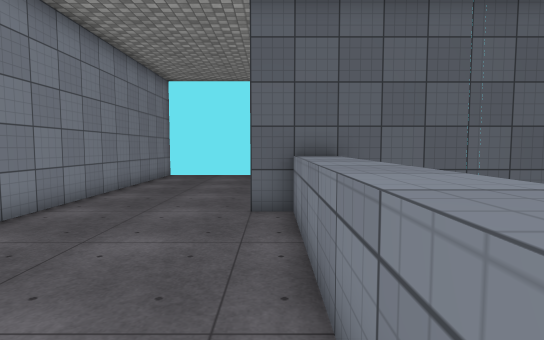
[1] (above)

16 first-person views from a walk through a Unity game level. The camera is 1.5 m above the floor, tilts 4° down and sees 80° across. Doors are open. The floor is counted in squares, 1 m on a side. Each view is taken from the middle of a square. On the plan, view 1 faces up. The plan holds only what a view shows up to about 15 squares ahead; the rest is blank. The player character is not drawn. Surface patterns are stand-ins for the level's own textures.

[2]
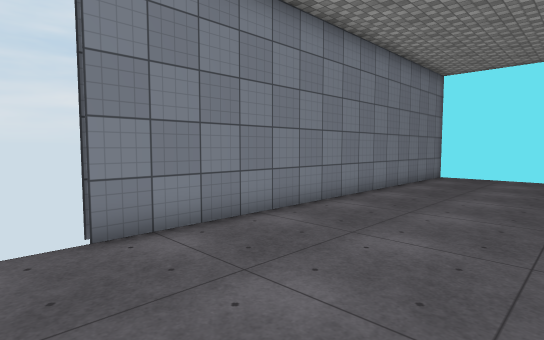

[3]
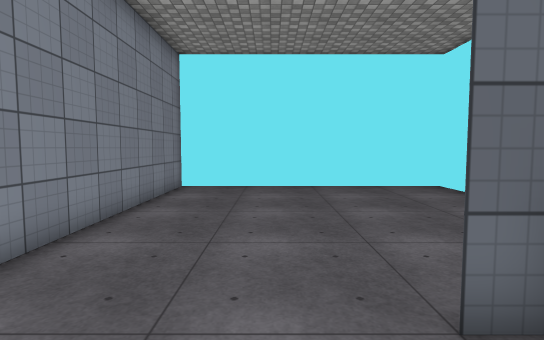

[4]
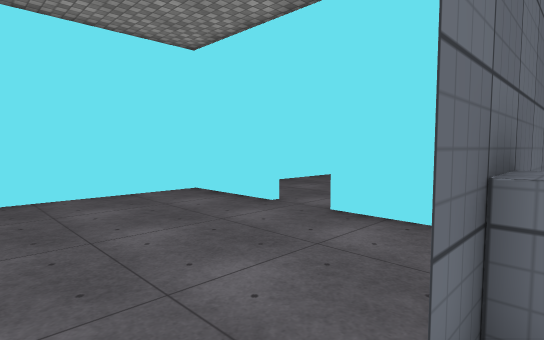

[5]
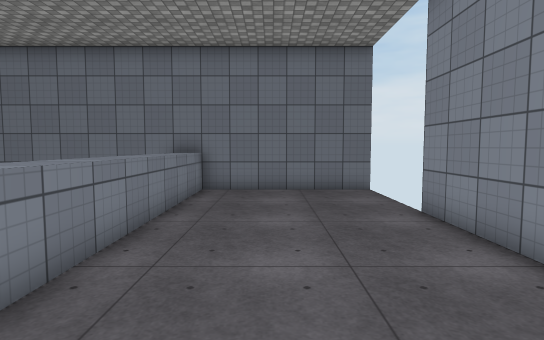

[6]
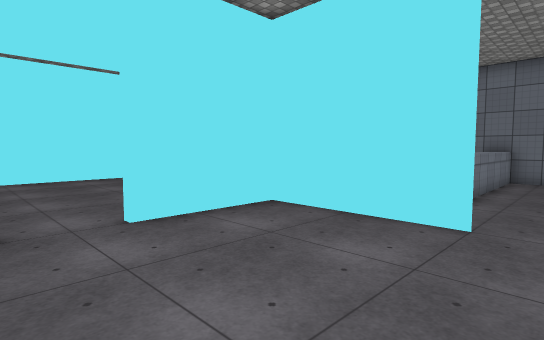

[7]
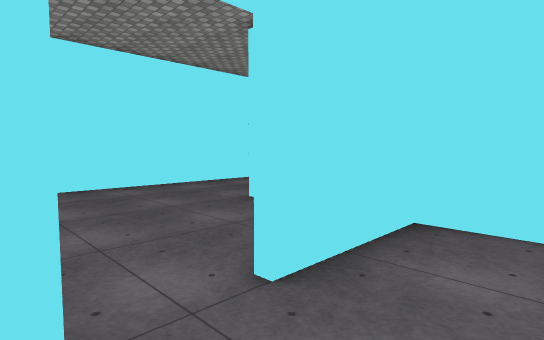

[8]
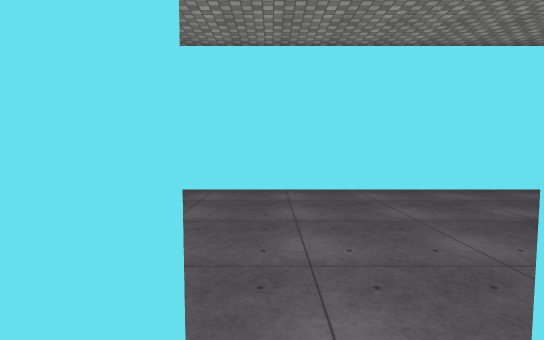

[9]
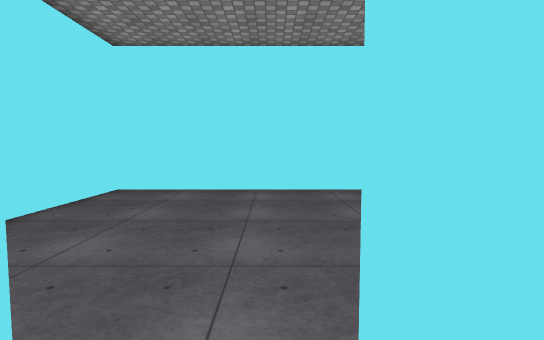

[10]
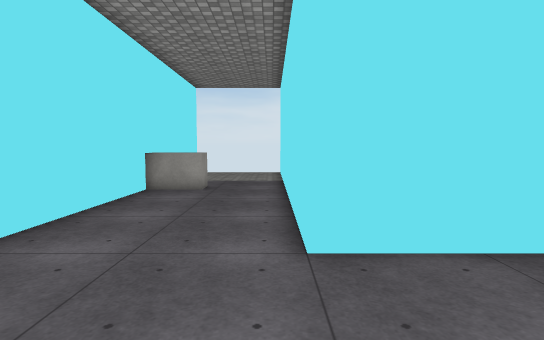

[11]
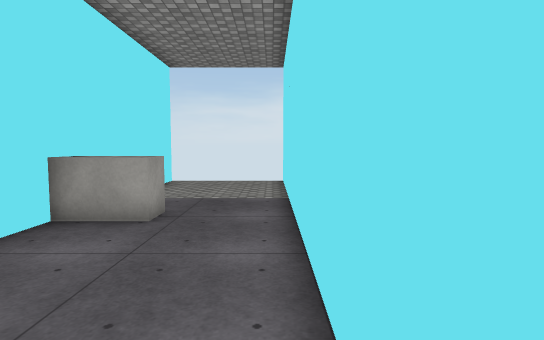

[12]
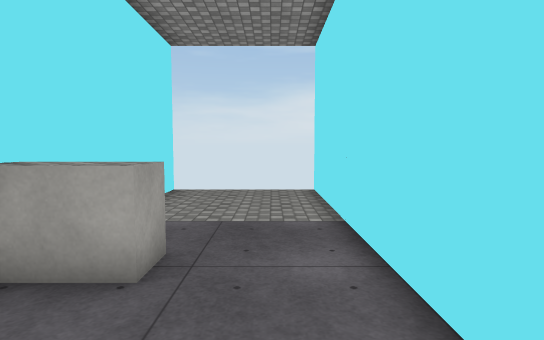

[13]
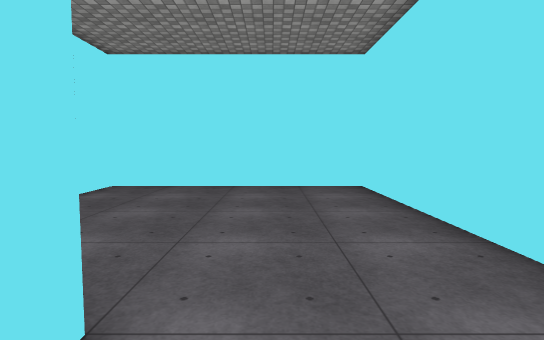

[14]
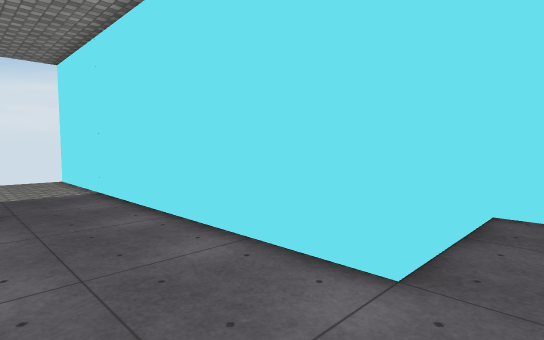

[15]
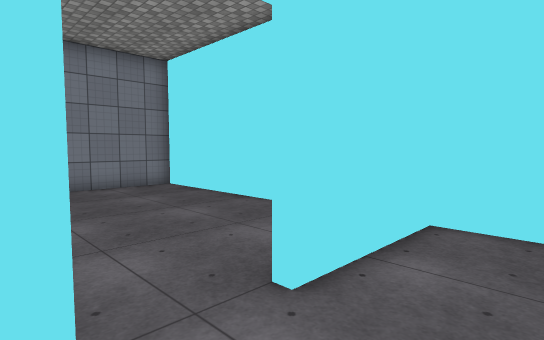

[16]
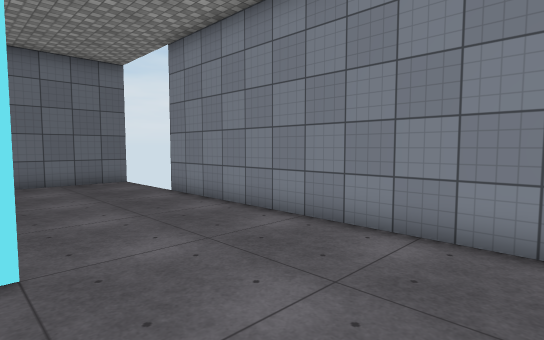

### Floor plan
Points are (right, up) in squares from view 1. A wall is a line through its corners. A room is listed if a view was taken in it or the views show most of it. See-through windows are left out.
Room 1 (views 1, 2, 3, 4, 5, 6, 7, 8, 9, 16)
walls: (-0.6, 7.5) (4.5, 7.5) (4.5, 11.5) (4.8, 11.5); (4.8, 13.5) (4.5, 13.5) (4.5, 17.5) (-5.5, 17.5) (-5.5, 1.5); (6.4, 7.5) (-0.5, 7.5); (0.5, -2.5) (0.5, 7.5); (-5.6, -2.5) (3, -2.5)
ways out: opening at (5, 12.5) to room 2; open door at (-6, -0.5)
Room 2 (views 10, 11, 12, 13, 14, 15)
walls: (4.8, 8.4) (4.8, 7.5) (9.5, 7.5) (9.5, -7.5); (12.5, -0.5) (12.5, 0.5) (14.5, 0.5); (4.8, 11.5) (4.8, 11.1); (14.5, -7.5) (14.5, 17.5) (4.8, 17.5) (4.8, 13.5)
ways out: opening at (5, 12.5) to room 1

Where each view was taken, in squares from view 1:
view 1: 0 up, 0 right, facing up
view 2: 0 up, 0 right, facing up-left
view 3: 5 up, 2 left, facing up
view 4: 7 up, 2 left, facing up-right
view 5: 9 up, 2 left, facing down
view 6: 14 up, 2 left, facing down-right
view 7: 14 up, 2 right, facing down-right
view 8: 13 up, 3 right, facing right
view 9: 12 up, 3 right, facing right
view 10: 12 up, 10 right, facing down
view 11: 7 up, 10 right, facing down
view 12: 4 up, 11 right, facing down
view 13: 5 up, 11 right, facing up
view 14: 9 up, 13 right, facing down-left
view 15: 11 up, 7 right, facing up-left
view 16: 12 up, 0 right, facing down-left
